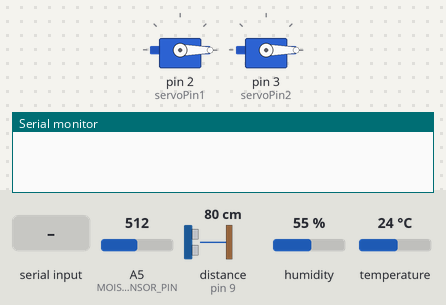
Recording of a sketch running on a simulated Arduino Uno, built with avr-gcc and run on an emulated ATmega328P. Parts: 2 × servo, the last lines printed to the serial monitor. Wiring (inferred from the names in the program): ultrasonic range finder: trigger pin 10; echo pin 9. Inputs (shaded band) come from the test bench; at power-on: A5 (MOISTURE_SENSOR_PIN) = 512, distance to the obstacle (sensor on pin 9) 80 cm, humidity 55 %, temperature 24 °C. The echo pulse lasts 58.3 µs per cm.

Above: at 1.2 s.
1.3 s: "alarm\n" received over Serial
At 2.5 s:
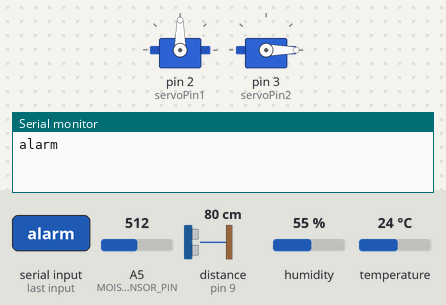
At 4.2 s:
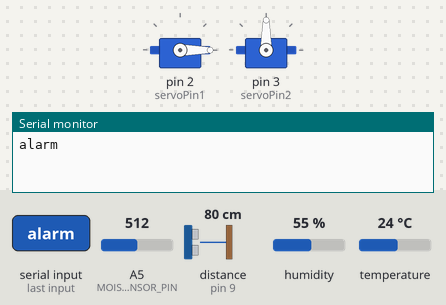
4.5 s: "hotword\n" received over Serial
At 4.9 s:
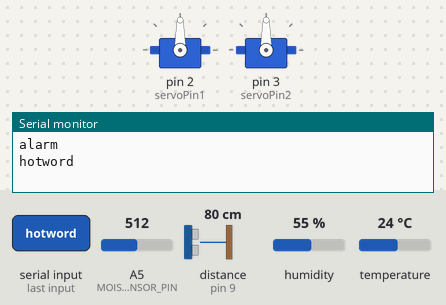
Timing chart, 0 to 7.5 s (numbered marks = the images above; inputs shaded):
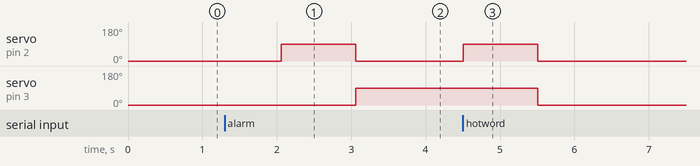

The sketch:

nano_main.ino
```cpp
#include <TaskScheduler.h>
#include <DHT.h>
#include <Servo.h>

// DHT 센서 설정
#define DHTPIN A0
#define DHTTYPE DHT11
DHT dht(DHTPIN, DHTTYPE);
float temperature;

// 토양 수분 센서 설정
const int MOISTURE_SENSOR_PIN = A5;
const int MOISTURE_THRESHOLD = 50; // 급격한 변화를 감지할 임계값
int lastMoistureLevel = 0; // 마지막으로 측정된 수분 수준
bool rapidChangeDetected = false; // 급변 감지 플래그
bool childClose = false; // '아이가 가까이 있는지' 여부를 추적
float moisturePercent;


// 초음파 센서 설정
long distance = 0;

Scheduler runner;

// 초음파 센서 핀 설정
const int trigPin = 10;        // 초음파 센서 트리거 핀
const int echoPin = 9;        // 초음파 센서 에코 핀

// 서보 모터 핀 설정
const int servoPin1 = 2;       // 서보 모터 1 핀
const int servoPin2 = 3;      // 서보 모터 2 핀

Servo servo1;
Servo servo2;

/*
task - 1초마다
온습도 센서로 온도 읽기: T25
토양수분 센서로 습도 읽기: M20

측정하다가 급격한 변화 > 라즈베리한테 알려줘: Water
요청하면 > 라즈베리한테 알려줘 > 이제 되지만 일단 다른 로직으로 구성함
*/


// 온습도 센서 데이터 읽기
void readTempSensor() {
  temperature = dht.readTemperature();
  float humidity = dht.readHumidity();
}

// 토양 수분 센서 데이터 읽기 및 급변 감지
void readMoistureSensor() {
  int moistureLevel = analogRead(MOISTURE_SENSOR_PIN);

  if (abs(moistureLevel - lastMoistureLevel) > MOISTURE_THRESHOLD) {
    rapidChangeDetected = true;
    Serial.println("Water");
  } else {
    rapidChangeDetected = false; // 추가: 변화가 없을 경우 플래그 초기화
  }

  lastMoistureLevel = moistureLevel;

  // 값 변환
  moisturePercent = map(moistureLevel, 200, 1023, 100, 0);
  moisturePercent = constrain(moisturePercent, 0, 100);
}


// 초음파센서 데이터 읽기
void readDistance () {
  digitalWrite(trigPin, LOW);
  delayMicroseconds(2);
  digitalWrite(trigPin, HIGH);
  delayMicroseconds(10);
  digitalWrite(trigPin, LOW);
  long duration = pulseIn(echoPin, HIGH);
  distance = duration * 0.034 / 2;
  // Serial.print("Distance: ");
  // Serial.println(distance);
}

// 양쪽 팔 동시에 흔들기
void arm_both() {
  servo1.write(90);
  servo2.write(90);
  delay(1000);
  servo1.write(0);
  servo2.write(0);
  delay(1000);
}


// 양쪽 팔 번갈아 흔들기
void arm_switch() {
  servo1.write(90);
  servo2.write(0);
  delay(1000);
  servo1.write(0);
  servo2.write(90);
  delay(1000);
}


// 한쪽 팔 흔들기
void arm_single(Servo servo) {
  servo.write(90);
  delay(1000);
  servo.write(0);
  delay(1000);
}


// 1초마다 센서 읽기
Task taskReadHumidity(1000, TASK_FOREVER, &readTempSensor);
Task taskReadMoisture(1000, TASK_FOREVER, &readMoistureSensor);
Task taskReadDistance(1000, TASK_FOREVER, &readDistance);

void setup() {
  Serial.begin(9600);
  dht.begin();

  runner.init();
  runner.addTask(taskReadHumidity);
  runner.addTask(taskReadMoisture);
  runner.addTask(taskReadDistance);
  taskReadHumidity.enable();
  taskReadMoisture.enable();
  taskReadDistance.enable();

  // 초기 값 설정
  lastMoistureLevel = analogRead(MOISTURE_SENSOR_PIN);

  // 서보 모터 설정
  servo1.attach(servoPin1);
  servo2.attach(servoPin2);
  servo1.write(0);
  servo2.write(0);

  // 초음파 센서 설정
  pinMode(trigPin, OUTPUT);
  pinMode(echoPin, INPUT);
}

void loop() {
  runner.execute();

  // 거리 가까우면 오른팔 흔들기
  // if ( distance == 100) {
  //   arm_single(servo1);
  // }

  // 거리가 100cm 이하이고, 이전에 아이가 가까이 있지 않았다면 인사 동작 수행
  if (distance <= 100 && !childClose) {
    childClose = true; // 아이가 가까이 있었다는 상태로 변경
    arm_single(servo1);
  }
  // 거리가 100cm를 초과하면 아이가 멀어졌다고 가정하고 상태 초기화
  else if (distance > 100) {
    childClose = false;
  }

  // 왼쪽- 말 시작할때, 양쪽같이- 호출어, 양쪽 번갈아-알람
  if (Serial.available() > 0) { // 라즈베리에서 신호를 주면
    String input = Serial.readStringUntil('\n'); // 라즈베리파이로부터 전송된 데이터를 한 줄씩 읽음
    if (input.equals("alarm")) { // 알람
      Serial.println("alarm");
      arm_switch();
    }
    else if (input.equals("hotword")) { // 호출어 인식
      Serial.println("hotword");
      arm_both();
    }
    else if (input.equals("talk start")) { // 말 시작할때
      Serial.println("talk start");
      arm_single(servo2);
    }
    else if (input.equals("get value")) {
      // Serial.println("get value");
      // 습도
      Serial.print("M");
      Serial.println(moisturePercent);
      Serial.print("T");
      Serial.println(temperature);
    }
  }
}
```

Measured:
- after the input at 1.3 s, servo on pin 2 (servoPin1): 0° → 90° after 0.76 s, → 0° 1.0 s later; servo on pin 3 (servoPin2): 0° → 90° after 1.8 s
- after the input at 4.5 s, servo on pin 2 (servoPin1): 0° → 90° at once, → 0° 1.0 s later; servo on pin 3 (servoPin2): 90° → 0° after 1.0 s
